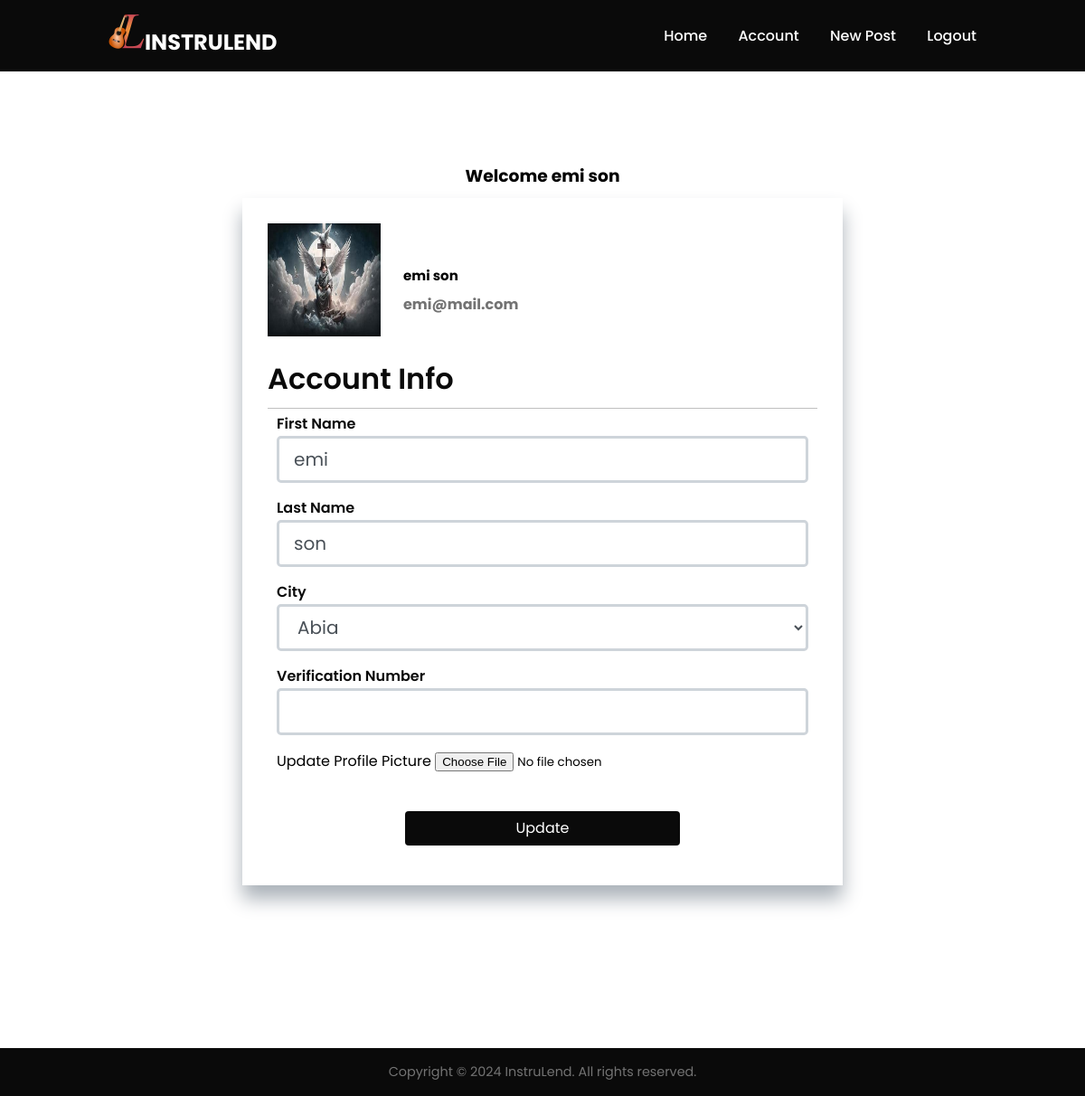
Page /account (signed in) on the earlier database version.
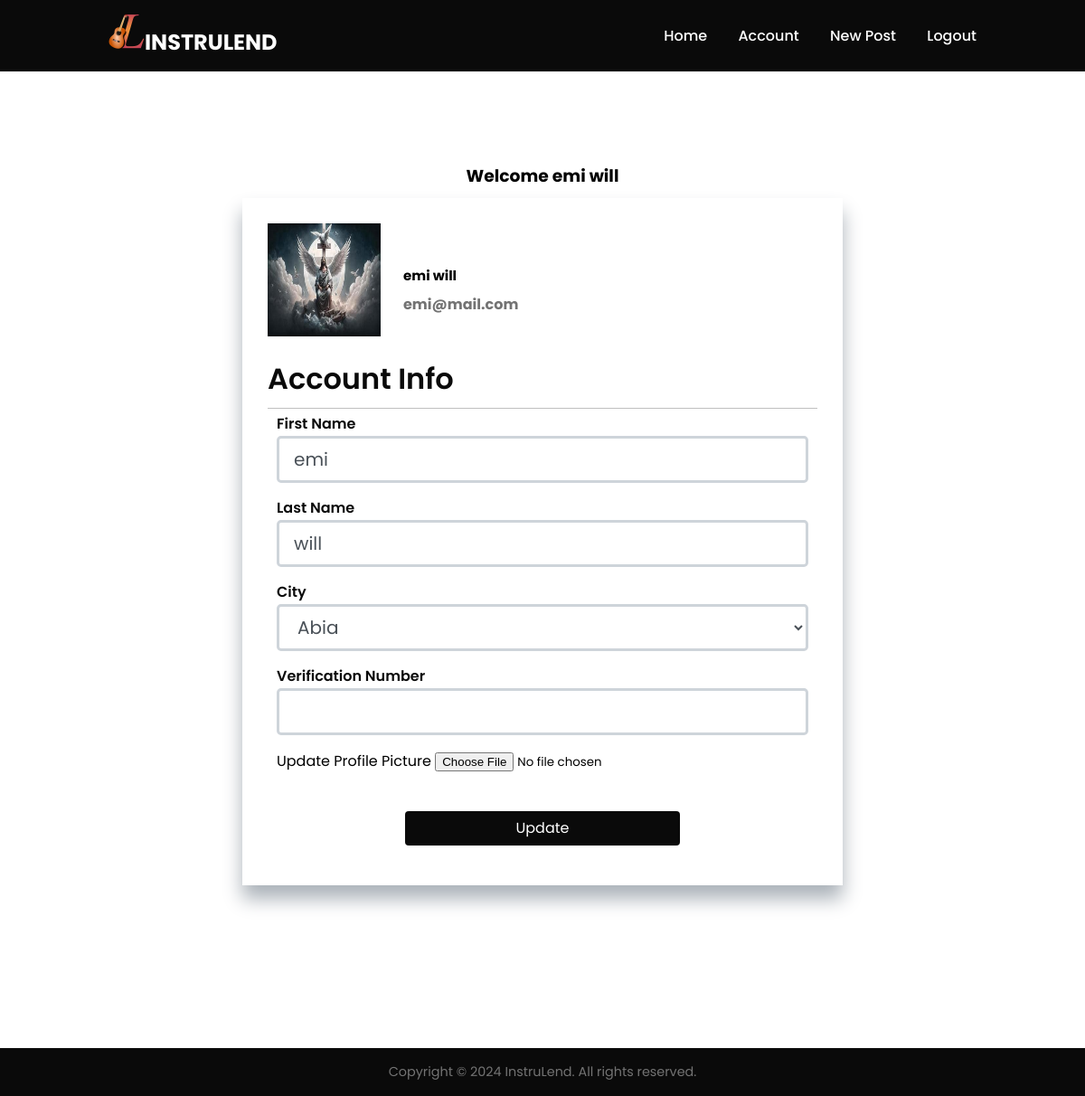
Same page on the later database version.
### app/models.py (models this page shows, shortened)
class User(db.Model, UserMixin):
    id = db.Column(db.Integer, primary_key=True)
    first_name = db.Column(db.String(100), nullable=False)
    last_name = db.Column(db.String(100), nullable=False)
    email = db.Column(db.String(255), unique=True, nullable=False)
    phone_number = db.Column(db.String(15), unique=True, nullable=False)
    city = db.Column(db.String(50))
    country = db.Column(db.String(10), nullable=False, default='Nigeria')
    password = db.Column(db.String(60), nullable=False)
    verification_number = db.Column(db.String(25), unique=True)
    verified_user = db.Column(db.Boolean, nullable=False, default=False)
    created_at = db.Column(db.DateTime, nullable=False, default=datetime.utcnow)
    image_file = db.Column(db.String(50), nullable=False, default='default.jpg')
    posts = db.relationship('Post', backref='author', lazy=True)
    reviewer = db.relationship('Review', foreign_keys='Review.user_id', backref='author1', lazy=True)
    reviewed = db.relationship('Review', foreign_keys='Review.author_id', backref='author2', lazy=True)
    rented = db.relationship('Agreement', backref='author4', lazy=True)
    expirence = db.relationship('Expirence', backref='author6', lazy=True)
    chats_user1 = db.relationship('Chat', backref='user1', foreign_keys='Chat.user1_id', lazy=True)
    chats_user2 = db.relationship('Chat', backref='user2', foreign_keys='Chat.user2_id', lazy=True)
    message = db.relationship('Message', backref='author7', lazy=True)

### app/routes.py (the view)
@app.route('/account', methods=['GET', 'POST'])
@login_required
def account():
    form = UpdateAccountForm()
    if form.validate_on_submit():
        if form.picture.data:
            picture_file = save_picture(form.picture.data)
            current_user.image_file = picture_file
        current_user.first_name = form.first_name.data
        current_user.last_name = form.last_name.data
        current_user.city = form.city.data
        current_user.verification_number = form.verification_number.data
        db.session.commit()
        flash('Your account has been updated!', 'success')
        return redirect(url_for('account'))
    elif request.method == 'GET':
        form.first_name.data = current_user.first_name
        form.last_name.data = current_user.last_name
        form.city.data = current_user.city
        form.verification_number.data = current_user.verification_number
    image_file = url_for('static', filename='images/profile_pic/' + current_user.image_file)
    return render_template('account.html', title='Account', image_file=image_file, form=form)

### app/forms.py (shortened to what this page needs)
class UpdateAccountForm(FlaskForm):
    first_name = StringField('First Name', validators=[DataRequired(), Length(min=2, max=100)])
    last_name = StringField('Last Name', validators=[DataRequired(), Length(min=2, max=100)])
    city = SelectField('City', choices=[(city.value) for city in City], validators=[DataRequired()])
    verification_number = StringField('Verification Number', validators=[DataRequired(), Length(min=6, max=25)])
    picture = FileField('Update Profile Picture', validators=[FileAllowed(['jpg', 'png'])])
    submit = SubmitField('Update')

### app/models.py (called while the page is built)
@login_manager.user_loader
def load_user(user_id):
    return User.query.get(int(user_id))

### app/templates/account.html (shortened to what this page needs)
{% extends 'base.html' %}
{% block content %}
<section class="section-form">
    <h3 class="account-bold">Welcome {{ current_user.first_name }} {{ current_user.last_name }}</h3>
    <div class="form-container">
        <div class="media">
            <div>
                <img src="{{ image_file }}" alt="profile_image" class="rounded-circle account-img">
            </div>
            <div>
                <h3 class="account-head">{{ current_user.first_name }} {{ current_user.last_name }}</h3>
                <p class="account-text">{{ current_user.email }}</p>
            </div>
        </div>
        <form method="POST" action="" enctype="multipart/form-data">
            <h2>Account Info</h2>
            <fieldset class="input-box">
                <div class="input-box">
                    {{ form.first_name.label(class='form-check-label') }}
                    {% if form.first_name.error %}
                        {{ form.first_name(class="form-control form-control-lg is-invalid") }}
                        <div class="invalid-feedback">
                            {% for error in form.first_name.errors %}
                                <span>{{ error }}</span>
                            {% endfor %}
                        </div>
                    {% else %}
                        {{ form.first_name(class='form-control form-control-lg') }}
                    {% endif %}
                </div>
                <div class="input-box">
                    {{ form.last_name.label(class='form-check-label') }}
                    {% if form.last_name.error %}
                        {{ form.last_name(class="form-control form-control-lg is-invalid") }}
                        <div class="invalid-feedback">
                            {% for error in form.last_name.errors %}
                                <span>{{ error }}</span>
                            {% endfor %}
                        </div>
                    {% else %}
                        {{ form.last_name(class='form-control form-control-lg') }}
                    {% endif %}
                </div>
                <div class="input-box">
                    {{ form.city.label(class='form-check-label') }}
                    {% if form.city.error %}
                        {{ form.city(class="form-control form-control-lg is-invalid") }}
                        <div class="invalid-feedback">
                            {% for error in form.city.errors %}
                                <span>{{ error }}</span>
                            {% endfor %}
                        </div>
                    {% else %}
                        {{ form.city(class='form-control form-control-lg') }}
                    {% endif %}
                </div>
                <div class="input-box">
                    {{ form.verification_number.label(class='form-check-label') }}
                    {% if form.verification_number.error %}
                        {{ form.verification_number(class="form-control form-control-lg is-invalid") }}
                        <div class="invalid-feedback">
                            {% for error in form.verification_number.errors %}
                                <span>{{ error }}</span>
                            {% endfor %}
                        </div>
                    {% else %}
                        {{ form.verification_number(class='form-control form-control-lg') }}
                    {% endif %}
                </div>
                <div class="input-box">
                    {{ form.picture.label() }}
                    {{ form.picture(class="form-control-file") }}
                </div>
            </fieldset>
            <div class="input-box">
                {{ form.submit(class="btn btn-outline-info") }}
            </div>
        </form>
    </div>
</section>
{% endblock %}

Differences in the rows shown:
changed User "emi": last_name "son" → "will"
